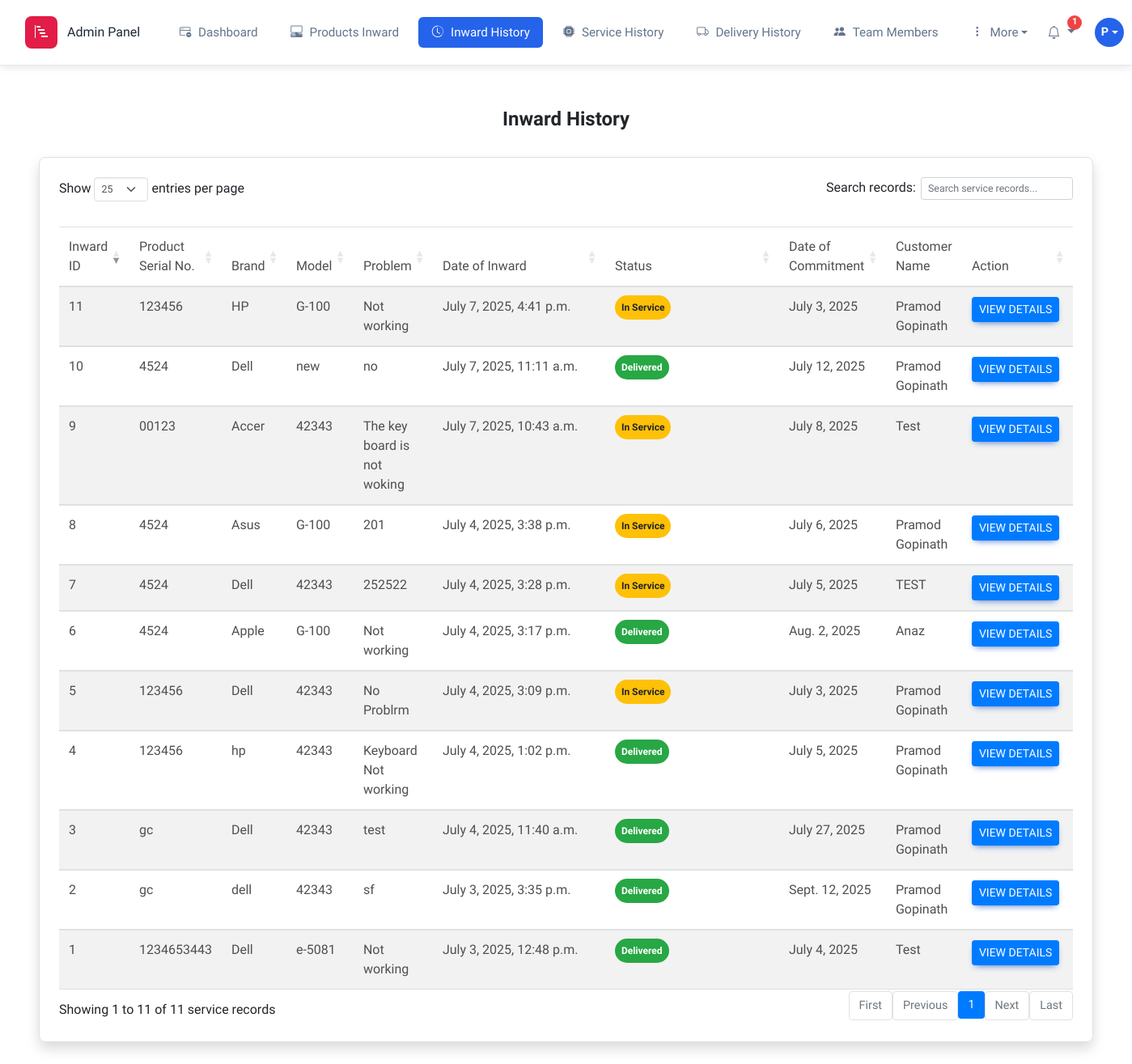
The app's page /inwardHistory/ (signed in), older data.
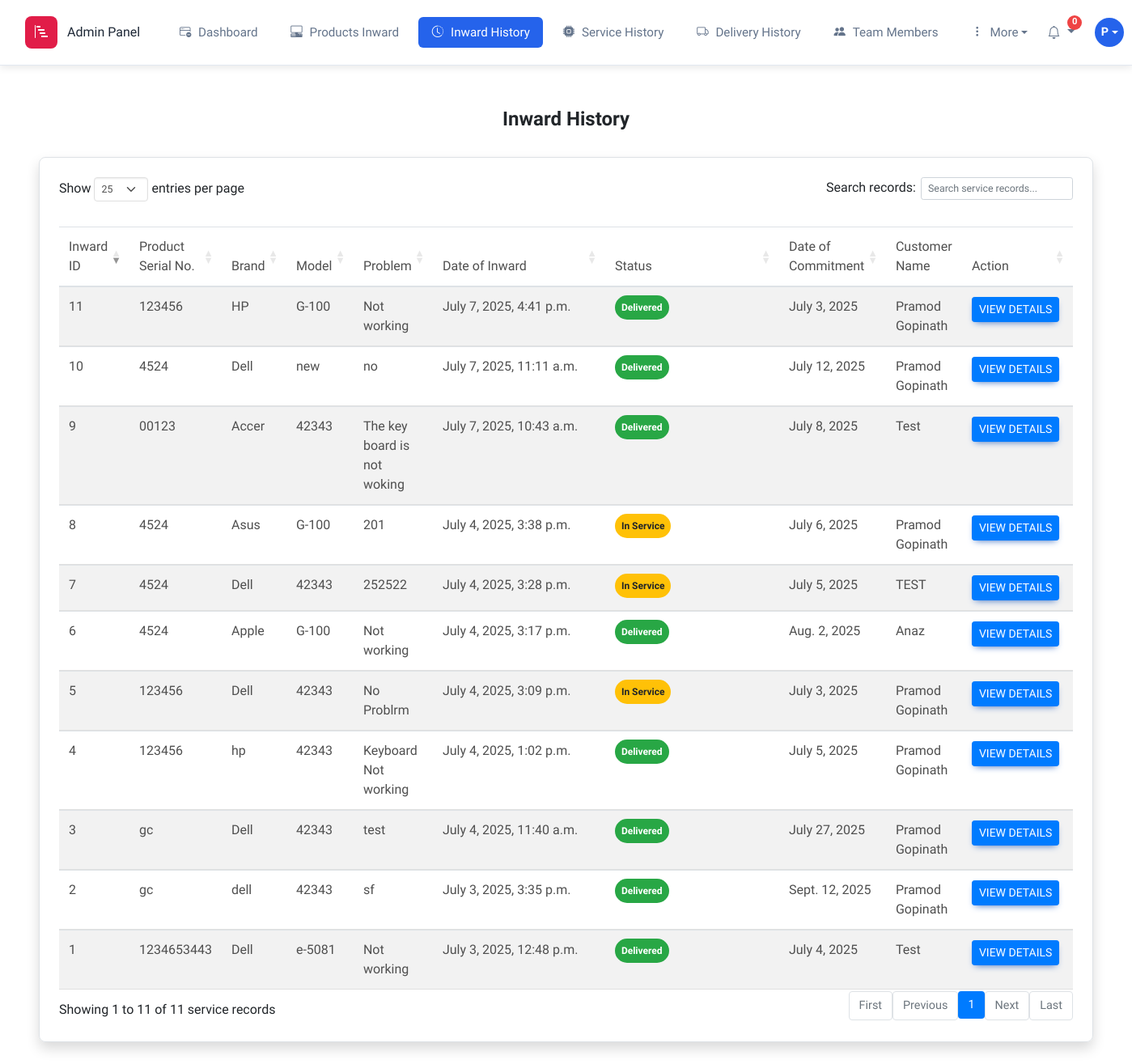
The same page, newer data.
### mainapp/models.py (models this page shows, shortened)
class ProductInward(models.Model):
    serialNo = models.CharField(max_length=100)
    brand = models.CharField(max_length=50)
    model = models.CharField(max_length=50)
    problem = models.TextField()
    remark = models.TextField()
    inwardDate = models.DateTimeField(auto_now_add=True)
    commitmentDate = models.DateField()
    productStatus = models.CharField(max_length=30)
    productChecked = models.BooleanField(default=False)
    customer = models.ForeignKey(Customer, on_delete=models.SET_NULL, null=True ,related_name='product_inward')

class Customer(models.Model):
    customerName = models.CharField(max_length=100)
    customerEmail = models.EmailField()
    customerMobNo = models.BigIntegerField()
    customerAddress = models.TextField()

### mainapp/views.py (the view)
# urls.py: path('inwardHistory/', views.inwardHistory, name='inwardHistory'),
@login_required
def inwardHistory(request):
    product_inward = ProductInward.objects.all().order_by(
        Case(
            When(productStatus='Delivered', then=Value(1)),
            default=Value(0),
            output_field=IntegerField()
        ),
        '-id'
    )
    context = {
        'product_inward': product_inward,
    }
    return render(request, 'inwardHistory.html', context)

### mainapp/context_processors.py (called while the page is built)
def notification_context(request):
    context = {
        'notifications': None,
        'unread_count': 0,
        'unread_notifications': None,
        'recent_notifications': None,
    }
    if request.user.is_authenticated:
        notifications = Notification.objects.filter(user=request.user)
        unread_notifications = notifications.filter(is_read=False)
        unread_count = unread_notifications.count()
        recent_notifications = notifications.order_by('-created_at')[:10]
        context.update({
            'notifications': notifications,
            'unread_count': unread_count,
            'unread_notifications': unread_notifications,
            'recent_notifications': recent_notifications,
        })
    return context

### templates/InwardHistory.html (shortened to what this page needs)
{% extends 'base.html' %}
{% block body %}
<section class="service-history">
    <div class="container-fluid p-5">
        <div class="row mb-2">
            <div class="col-lg-12">
                <p class="text-center h4 fw-bold mb-4 mx-1 mx-md-4 mt-1">Inward History</p>
            </div>
        </div>
        <div class="container-fluid border shadow rounded-5 p-4">
            <div class="row">
                <div class="col-12">
                    <div class="table-responsive">
                        <table class="table table-striped table-hover w-100" id="ServiceTable">
                           <thead>
                            <tr>
                                <th>Inward ID</th>
                                <th>Product Serial No.</th>
                                <th>Brand</th>
                                <th>Model</th>
                                <th>Problem</th>
                                <th>Date of Inward</th>
                                <th>Status</th>
                                <th>Date of Commitment</th>
                                <th>Customer Name</th>
                                <th>Action</th>
                            </tr>
                        </thead>
                        <tbody id="employee-table-body">
                            {% for i in product_inward %}
                            <tr>
                                <td>{{i.id}}</td>
                                <td>{{i.serialNo}}</td>
                                <td>{{i.brand}}</td>
                                <td>{{i.model}}</td>
                                <td>{{i.problem}}</td>
                                <td>{{i.inwardDate}}</td>
                                <td><span class="badge rounded-pill d-inline p-2 {% if i.productStatus == 'Inwarded' %}badge-danger {% elif i.productStatus == 'In Service' %} badge-warning {% else %} badge-success {% endif %}">{{i.productStatus}}</span></td>
                                <td>{{i.commitmentDate}}</td>
                                <td>{{i.customer.customerName}}</td>
                                <td>
                                    <a href="{% url 'inward_detail' pid=i.id %}" class="btn btn-sm btn-primary me-1">View Details</a>
                                </td>
                            </tr>
                            {% endfor %}
                        </tbody>
                        </table>
                    </div>
                </div>
            </div>
        </div>
    </div>
</section>
{% endblock body %}
{% block script %}
<link rel="stylesheet" href="https://cdn.datatables.net/1.13.6/css/dataTables.bootstrap5.min.css">
<link rel="stylesheet" href="https://cdn.datatables.net/buttons/2.4.2/css/buttons.bootstrap5.min.css">
<link rel="stylesheet" href="https://cdn.datatables.net/responsive/2.5.0/css/responsive.bootstrap5.min.css">
{% endblock script %}

### templates/base.html (shortened to what the changed rows need)
<!DOCTYPE html>
{% load static %}
<html lang="en">
<head>
    <link rel="stylesheet" href="https://cdnjs.cloudflare.com/ajax/libs/font-awesome/6.0.0/css/all.min.css" />
    <link rel="stylesheet" href="https://cdn.jsdelivr.net/npm/bootstrap-icons@1.13.1/font/bootstrap-icons.min.css">
    <link rel="stylesheet" href="{% static 'css/mdb.min.css' %}" />
    <link rel="stylesheet" href="{% static 'css/bootstrap.min.css' %}">
</head>
<body>
    {% url 'dashboard' as dashboard %}
    {% url 'inward' as inward %}
    {% url 'inwardHistory' as inwardHistory %}
    {% url 'Service' as Service %}
    {% url 'serviceHistory' as serviceHistory %}
    {% url 'deliveryHistory' as deliveryHistory %}
    {% url 'team' as team %}
    <header class="header sticky-top">
        {% if user.is_authenticated %}
        <nav class="navbar admin-navbar ">
            <div class="container-fluid">
                <div class="d-flex align-items-center justify-content-between w-100">
                    <a class="navbar-brand" href="{% url 'dashboard' %}">
                        <div class="brand-icon">
                            <i class="bi bi-bar-chart-steps"></i>
                        </div>
                        {% if request.user.is_superuser %}
                        <span>Admin Panel</span>
                        {% else %}
                        <span>Employee Panel</span>
                        {% endif %}
                    </a>
                    <div class="main-nav" id="mainNav">
                        <a href="{% url 'dashboard' %}"
                            class="nav-item-custom {% if request.path == dashboard %}active{% endif %}">
                            <i class="bi bi-window-dash"></i>
                            Dashboard
                        </a>
                        {% if request.user.is_superuser%}
                        <a href="{% url 'inward' %}"
                            class="nav-item-custom {% if request.path == inward %}active{% endif %}">
                            <i class="bi bi-pc-display-horizontal"></i>
                            Products Inward
                        </a>
                        <a href="{% url 'inwardHistory' %}"
                            class="nav-item-custom {% if request.path == inwardHistory %}active{% endif %}">
                            <i class="bi bi-clock-history"></i>
                            Inward History
                        </a>
                        {% endif %}
                        <a href="{% url 'serviceHistory' %}"
                            class="nav-item-custom {% if request.path == serviceHistory %}active{% endif %}">
                            <i class="bi bi-cpu-fill"></i>
                            Service History
                        </a>
                        <a href="{% url 'deliveryHistory' %}"
                            class="nav-item-custom {% if request.path == deliveryHistory %}active{% endif %}">
                            <i class="bi bi-truck"></i>
                            Delivery History
                        </a>
                        <a href="{% url 'team' %}"
                            class="nav-item-custom {% if request.path == team %}active{% endif %}">
                            <i class="bi bi-people-fill"></i>
                            Team Members
                        </a>
                        {% if request.user.is_superuser%}
                        <div class="dropdown">
                            <button class="nav-item-custom dropdown-toggle" type="button" data-bs-toggle="dropdown"
                                aria-expanded="false">
                                <i class="bi bi-three-dots-vertical"></i>
                                More
                            </button>
                        </div>
                        {% endif %}
                    </div>
                    <div class="right-section d-none d-lg-flex">
                        <div class="dropdown">
                            <button class="notification-btn dropdown-toggle" type="button" data-bs-toggle="dropdown"
                                aria-expanded="false">
                                <i class="bi bi-bell"></i>
                                <span class="notification-badge">{{ unread_count }}</span>
                            </button>
                        </div>
                        <div class="dropdown profile-dropdown">
                            <div class="profile-avatar dropdown-toggle" data-bs-toggle="dropdown" aria-expanded="false">
                                {{ user.first_name.0|default:"A" }}
                            </div>
                        </div>
                    </div>
                </div>
            </div>
        </nav>
        {% endif %}
    </header>
    {% block body %}
    {% endblock body %}
    {% block script %}{% endblock script %}
</body>
</html>

Row changes from the older to the newer data that the page shows:
changed ProductInward "HP": productStatus "In Service" → "Delivered"; moves down the list
changed ProductInward "Accer": productStatus "In Service" → "Delivered"; moves down the list
Text that changed along with them:
{{ unread_count }}: "1" → "0"
